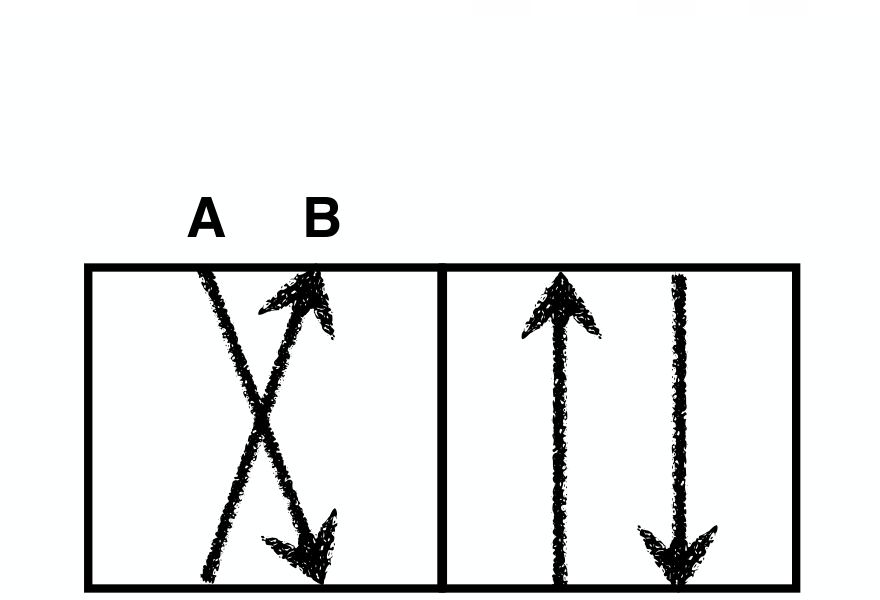
#> input picture lecture/crops/dcv_4_2_iso.png, 880 x 600 px
$ python prepare_stamps.py
#> lines starting #> are read from the running program, lines starting #| are printed output that depends on the picture
"""Trim and split lecture crops into stampable glyphs."""

from __future__ import annotations

import math
from pathlib import Path

from PIL import Image, ImageDraw

CROPS = Path(__file__).parent / "crops"
STAMPS = CROPS / "stamps"
PAGES = Path(__file__).parent / "pages"


def _trim(im: Image.Image, pad: int = 8, thresh: int = 210) -> Image.Image:
    gray = im.convert("L")
    w, h = gray.size
    px = gray.load()
    xs, ys = [], []
    for y in range(h):
        for x in range(w):
            if px[x, y] < thresh:
                xs.append(x)
                ys.append(y)
    if not xs:
        return im
    box = (
        max(0, min(xs) - pad),
        max(0, min(ys) - pad),
        min(w, max(xs) + pad),
        min(h, max(ys) + pad),
    )
    return im.crop(box)


def _save(im: Image.Image, name: str) -> None:
    STAMPS.mkdir(parents=True, exist_ok=True)
    dest = STAMPS / name
    im = _trim(im).convert("RGBA")
    pix = im.load()
    w, h = im.size
    for y in range(h):
        for x in range(w):
            r, g, b, a = pix[x, y]
            if r > 210 and g > 210 and b > 210:
                pix[x, y] = (255, 255, 255, 0)
    im.save(dest)
    print(dest.name, dest.stat().st_size)


def _page(stem: str) -> Image.Image:
    return Image.open(PAGES / f"{stem}.png")


def main() -> None:
    STAMPS.mkdir(parents=True, exist_ok=True)

    iso = Image.open(CROPS / "dcv_4_2_iso.png")
#> iso is the input picture: PIL image 880x600 RGB; mean R, G, B 234, 234.9, 234.9
    iso = _trim(iso, pad=4)
#> in _trim, `return im.crop(box)`:
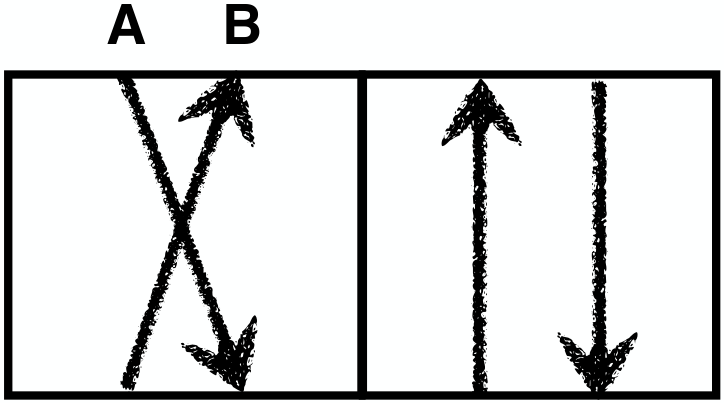
#> returned value: PIL image 724x403 RGB; mean R, G, B 217.8, 218.7, 218.7
    w, h = iso.size
#> w = 724; h = 403
    cross = iso.crop((0, 0, w // 2 + 4, h))
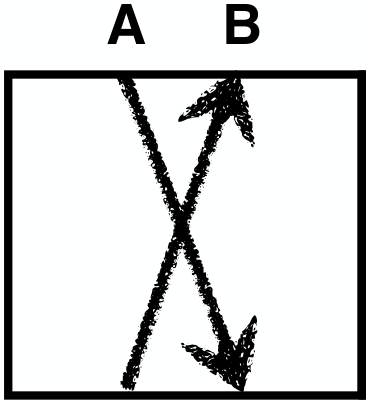
#> cross: PIL image 366x403 RGB; mean R, G, B 214.4, 215.3, 215.3
    cw, ch = cross.size
#> cw = 366; ch = 403
    _save(cross.crop((0, int(0.18 * ch), cw, ch)), "envelope_cross.png")
    _save(iso.crop((w // 2 - 4, 0, w, h)), "envelope_parallel.png")
    closed = Image.open(CROPS / "dcv_4_3_closed_center.png")
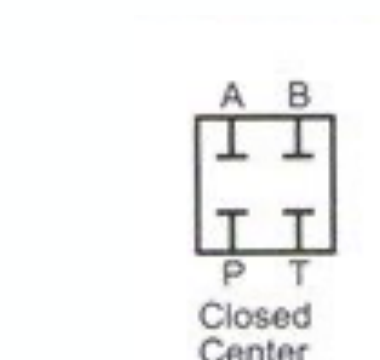
#> input picture lecture/crops/dcv_4_3_closed_center.png, 380 x 360 px
#> closed is the input picture: PIL image 380x360 RGB; mean R, G, B 243.5, 243.8, 243.7
    clw, clh = closed.size
#> clw = 380; clh = 360
    _save(closed.crop((0, 0, clw, int(0.62 * clh))), "envelope_closed.png")
#> call 3 of _save, with name = 'envelope_closed.png'
#> call 4 of _trim, with pad = 8, thresh = 210
#> in _trim (call 4), `gray = im.convert("L")`:
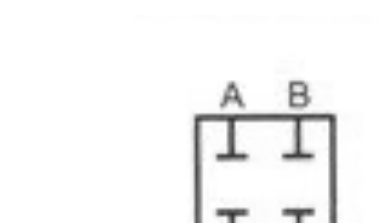
#> gray: PIL image 380x223 L; min 47, max 255, mean 245.8
#> in _save (call 3), `im.save(dest)`:
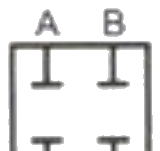
#> saved as envelope_closed.png: PIL image 160x151 RGBA; mean R, G, B, A 226.9, 226.8, 226.6, 61.1; transparent parts drawn white

    _save(Image.open(CROPS / "cylinder_da.png"), "cylinder_da.png")
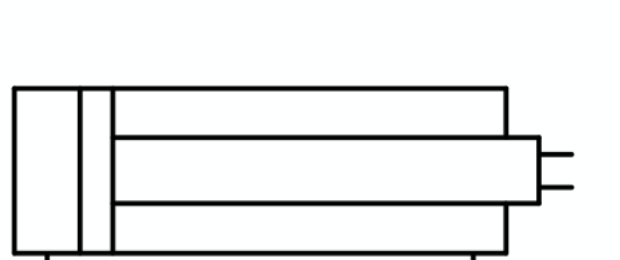
#> input picture lecture/crops/cylinder_da.png, 620 x 260 px
#> in _trim (call 5), `return im.crop(box)`:
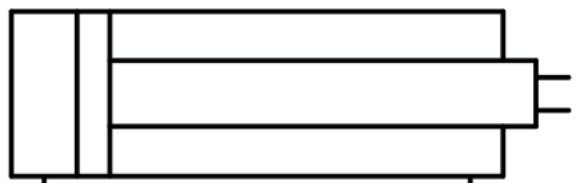
#> returned value: PIL image 579x183 RGB; mean R, G, B 223.6, 224.5, 224.5
    _save(Image.open(CROPS / "prv.png"), "prv.png")
    _save(Image.open(CROPS / "contact_no.png"), "contact_no.png")
    _save(Image.open(CROPS / "contact_nc.png"), "contact_nc.png")
    _save(Image.open(CROPS / "solenoid_coil.png"), "solenoid_coil.png")
    _save(Image.open(CROPS / "relay_coil.png"), "relay_coil.png")
    _save(Image.open(CROPS / "pushbutton.png"), "pushbutton.png")
    _save(Image.open(CROPS / "limit_switch.png"), "limit_switch.png")
    _save(Image.open(CROPS / "lamp.png"), "lamp.png")
    _save(Image.open(CROPS / "dcv_4_3_spring_centered.png"), "dcv_4_3_spring_centered.png")
    _save(Image.open(CROPS / "flow_control.png"), "flow_control.png")

    coil = Image.open(CROPS / "solenoid_coil.png")
    # 480×340: box + triangle sit on the right; 1Y1 is to the left
    _save(coil.crop((305, 130, 480, 230)), "solenoid_box.png")

    timer = Image.open(CROPS / "timer_pull_in.png")
    tw, th = timer.size
    _save(timer.crop((0, 0, int(0.42 * tw), th)), "timer_pull_in.png")

    ep = Image.open(CROPS / "dcv_5_2_double_solenoid.png")
    ew, eh = ep.size
    # Barrel + port stems only. 0.38 still contains the 1A nameplate.
    cyl = ep.crop((int(0.38 * ew), int(0.28 * eh), int(0.98 * ew), int(0.54 * eh)))
    # drop leftover 1A nameplate (gap at x≈71–120) and the long L10 port stems
    cyl = cyl.crop((118, 0, 612, 156))
    _save(cyl, "cylinder_l10.png")

    p20 = _page("MCL431_L2_FluidPower_p20")
    _save(p20.crop((200, 1480, 860, 1860)), "motor_fixed.png")

    # L3 p17 crop is 460×700: circle ~y=80–420, Rtn tank ~y=450–540
    pump = Image.open(CROPS / "pump_fixed.png")
    _save(pump.crop((0, 40, 460, 420)), "pump_fixed.png")
    _save(pump.crop((80, 440, 380, 560)), "tank.png")

    p05 = _page("MCL431_L4_Circuits_p05")
    _save(p05.crop((1180, 1680, 1380, 1840)), "filter.png")

    p08 = _page("MCL431_L8_ElectropneumaticCircuitGuidelines_p08")
    _save(p08.crop((880, 1480, 1040, 1760)), "limit_switch.png")
    _save(p08.crop((1980, 680, 2260, 960)), "pushbutton.png")

    # L4 p11 boxed unloader (P top, T tank, dashed pilot); drop leftover check
    uv = Image.open(CROPS / "unloading_valve.png")
    _save(uv.crop((170, 50, 540, 390)), "unloading_valve.png")
    # L3 teaching crop: ISO check only (drop FreeFlow labels)
    cv = Image.open(CROPS / "check_valve.png")
    _save(cv.crop((330, 5, 580, 320)), "check_valve.png")

    # L10 p5 still supplies the cylinder crop; 5/2 body is generated ISO (see _make_dcv_5_2)
    ps = Image.open(CROPS / "pressure_switch.png")
    _save(ps.crop((200, 80, 500, 280)), "pressure_switch.png")
    _make_dcv_5_2()
    _make_dcv_5_3()


# [120 lines left out: functions _save_iso_body, _arrow, _tee, _make_dcv_5_2, _make_dcv_5_3, not called in this run]


if __name__ == "__main__":
#> (the run stopped early here; a loop or call above may not have finished)
